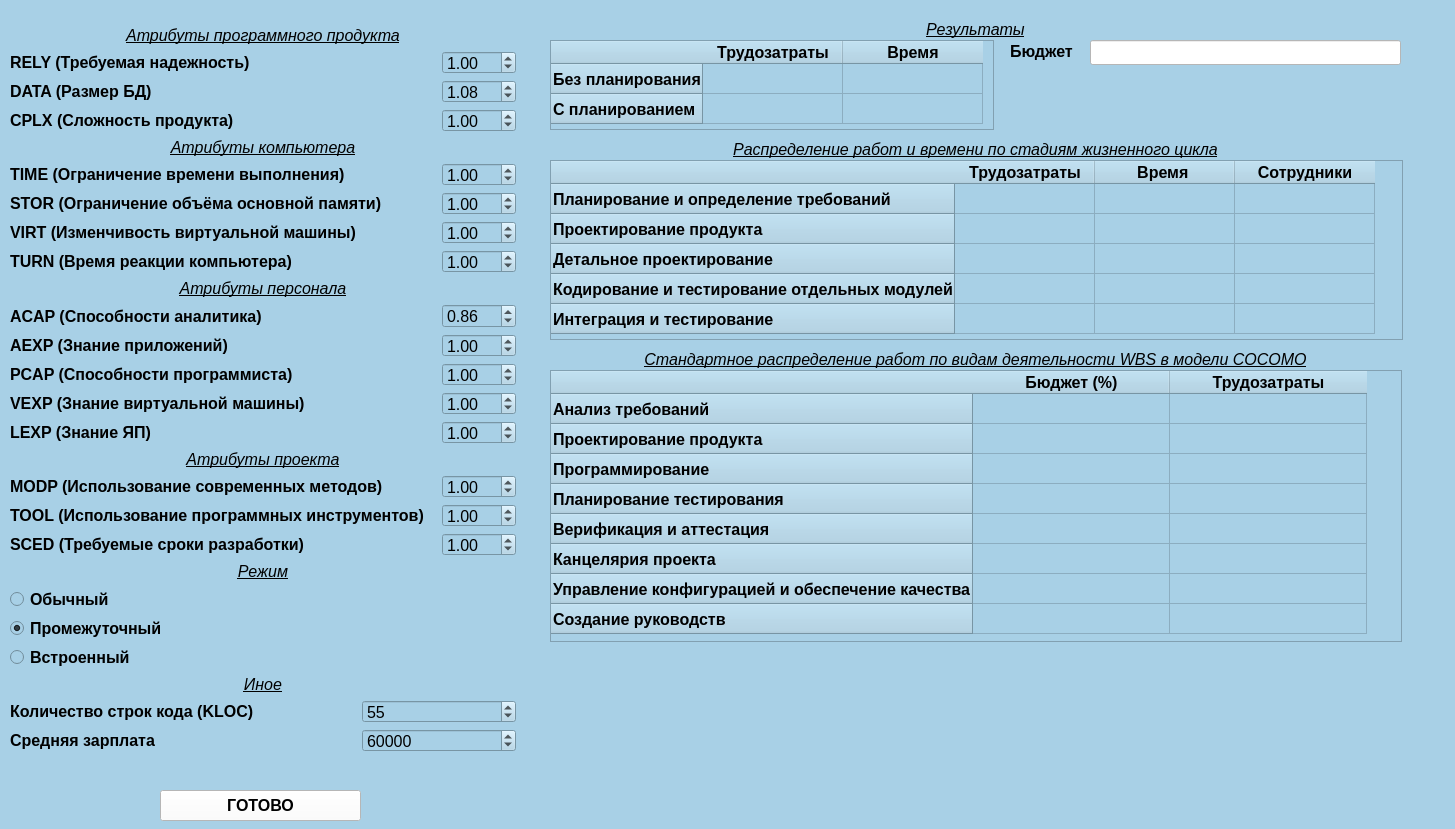
<?xml version="1.0" encoding="UTF-8"?>
<ui version="4.0">
 <class>Start</class>
 <widget class="QWidget" name="Start">
  <property name="enabled">
   <bool>true</bool>
  </property>
  <property name="geometry">
   <rect>
    <x>0</x>
    <y>0</y>
    <width>1455</width>
    <height>829</height>
   </rect>
  </property>
  <property name="font">
   <font>
    <pointsize>12</pointsize>
   </font>
  </property>
  <property name="windowTitle">
   <string>COCOMO</string>
  </property>
  <property name="autoFillBackground">
   <bool>false</bool>
  </property>
  <property name="styleSheet">
   <string notr="true">background-color: rgb(168, 208, 230);</string>
  </property>
  <widget class="QPushButton" name="run">
   <property name="geometry">
    <rect>
     <x>160</x>
     <y>790</y>
     <width>201</width>
     <height>31</height>
    </rect>
   </property>
   <property name="font">
    <font>
     <pointsize>12</pointsize>
     <weight>75</weight>
     <bold>true</bold>
    </font>
   </property>
   <property name="styleSheet">
    <string notr="true">background-color: rgb(255, 255, 255);</string>
   </property>
   <property name="text">
    <string>ГОТОВО</string>
   </property>
  </widget>
  <widget class="QWidget" name="layoutWidget">
   <property name="geometry">
    <rect>
     <x>10</x>
     <y>26</y>
     <width>506</width>
     <height>726</height>
    </rect>
   </property>
   <layout class="QGridLayout" name="gridLayout">
    <item row="2" column="0">
     <widget class="QLabel" name="label_2">
      <property name="font">
       <font>
        <pointsize>12</pointsize>
        <weight>75</weight>
        <bold>true</bold>
       </font>
      </property>
      <property name="text">
       <string>DATA (Размер БД)</string>
      </property>
     </widget>
    </item>
    <item row="11" column="2">
     <widget class="QDoubleSpinBox" name="aexp">
      <property name="font">
       <font>
        <pointsize>12</pointsize>
       </font>
      </property>
      <property name="singleStep">
       <double>0.200000000000000</double>
      </property>
      <property name="value">
       <double>1.000000000000000</double>
      </property>
     </widget>
    </item>
    <item row="17" column="2">
     <widget class="QDoubleSpinBox" name="tool">
      <property name="font">
       <font>
        <pointsize>12</pointsize>
       </font>
      </property>
      <property name="singleStep">
       <double>0.200000000000000</double>
      </property>
      <property name="value">
       <double>1.000000000000000</double>
      </property>
     </widget>
    </item>
    <item row="10" column="0">
     <widget class="QLabel" name="label_8">
      <property name="font">
       <font>
        <pointsize>12</pointsize>
        <weight>75</weight>
        <bold>true</bold>
       </font>
      </property>
      <property name="text">
       <string>ACAP (Способности аналитика)</string>
      </property>
     </widget>
    </item>
    <item row="11" column="0">
     <widget class="QLabel" name="label_9">
      <property name="font">
       <font>
        <pointsize>12</pointsize>
        <weight>75</weight>
        <bold>true</bold>
       </font>
      </property>
      <property name="text">
       <string>AEXP (Знание приложений)</string>
      </property>
     </widget>
    </item>
    <item row="24" column="1" colspan="2">
     <widget class="QSpinBox" name="code">
      <property name="font">
       <font>
        <pointsize>12</pointsize>
       </font>
      </property>
      <property name="value">
       <number>55</number>
      </property>
     </widget>
    </item>
    <item row="24" column="0">
     <widget class="QLabel" name="label_22">
      <property name="font">
       <font>
        <pointsize>12</pointsize>
        <weight>75</weight>
        <bold>true</bold>
       </font>
      </property>
      <property name="text">
       <string>Количество строк кода (KLOC)</string>
      </property>
     </widget>
    </item>
    <item row="9" column="0" colspan="3">
     <widget class="QLabel" name="label_18">
      <property name="font">
       <font>
        <pointsize>12</pointsize>
        <weight>50</weight>
        <italic>true</italic>
        <bold>false</bold>
        <underline>true</underline>
       </font>
      </property>
      <property name="text">
       <string>Атрибуты персонала</string>
      </property>
      <property name="alignment">
       <set>Qt::AlignCenter</set>
      </property>
     </widget>
    </item>
    <item row="12" column="0">
     <widget class="QLabel" name="label_10">
      <property name="font">
       <font>
        <pointsize>12</pointsize>
        <weight>75</weight>
        <bold>true</bold>
       </font>
      </property>
      <property name="text">
       <string>PCAP (Способности программиста)</string>
      </property>
     </widget>
    </item>
    <item row="21" column="0">
     <widget class="QRadioButton" name="radio_inter">
      <property name="enabled">
       <bool>true</bool>
      </property>
      <property name="font">
       <font>
        <pointsize>12</pointsize>
        <weight>75</weight>
        <bold>true</bold>
       </font>
      </property>
      <property name="text">
       <string>Промежуточный</string>
      </property>
      <property name="checked">
       <bool>true</bool>
      </property>
     </widget>
    </item>
    <item row="16" column="0" colspan="2">
     <widget class="QLabel" name="label_14">
      <property name="font">
       <font>
        <pointsize>12</pointsize>
        <weight>75</weight>
        <bold>true</bold>
       </font>
      </property>
      <property name="text">
       <string>MODP (Использование современных методов)</string>
      </property>
     </widget>
    </item>
    <item row="13" column="2">
     <widget class="QDoubleSpinBox" name="vexp">
      <property name="font">
       <font>
        <pointsize>12</pointsize>
       </font>
      </property>
      <property name="singleStep">
       <double>0.200000000000000</double>
      </property>
      <property name="value">
       <double>1.000000000000000</double>
      </property>
     </widget>
    </item>
    <item row="14" column="2">
     <widget class="QDoubleSpinBox" name="lexp">
      <property name="font">
       <font>
        <pointsize>12</pointsize>
       </font>
      </property>
      <property name="singleStep">
       <double>0.200000000000000</double>
      </property>
      <property name="value">
       <double>1.000000000000000</double>
      </property>
     </widget>
    </item>
    <item row="0" column="0" colspan="3">
     <widget class="QLabel" name="label_15">
      <property name="font">
       <font>
        <pointsize>12</pointsize>
        <weight>50</weight>
        <italic>true</italic>
        <bold>false</bold>
        <underline>true</underline>
       </font>
      </property>
      <property name="text">
       <string>Атрибуты программного продукта</string>
      </property>
      <property name="alignment">
       <set>Qt::AlignCenter</set>
      </property>
     </widget>
    </item>
    <item row="2" column="2">
     <widget class="QDoubleSpinBox" name="data">
      <property name="font">
       <font>
        <pointsize>12</pointsize>
       </font>
      </property>
      <property name="singleStep">
       <double>0.200000000000000</double>
      </property>
      <property name="value">
       <double>1.080000000000000</double>
      </property>
     </widget>
    </item>
    <item row="14" column="0">
     <widget class="QLabel" name="label_16">
      <property name="font">
       <font>
        <pointsize>12</pointsize>
        <weight>75</weight>
        <bold>true</bold>
       </font>
      </property>
      <property name="text">
       <string>LEXP (Знание ЯП)</string>
      </property>
     </widget>
    </item>
    <item row="4" column="0" colspan="3">
     <widget class="QLabel" name="label_17">
      <property name="font">
       <font>
        <pointsize>12</pointsize>
        <weight>50</weight>
        <italic>true</italic>
        <bold>false</bold>
        <underline>true</underline>
       </font>
      </property>
      <property name="text">
       <string>Атрибуты компьютера</string>
      </property>
      <property name="alignment">
       <set>Qt::AlignCenter</set>
      </property>
     </widget>
    </item>
    <item row="3" column="2">
     <widget class="QDoubleSpinBox" name="cplx">
      <property name="font">
       <font>
        <pointsize>12</pointsize>
       </font>
      </property>
      <property name="singleStep">
       <double>0.200000000000000</double>
      </property>
      <property name="value">
       <double>1.000000000000000</double>
      </property>
     </widget>
    </item>
    <item row="15" column="0" colspan="3">
     <widget class="QLabel" name="label_19">
      <property name="font">
       <font>
        <pointsize>12</pointsize>
        <weight>50</weight>
        <italic>true</italic>
        <bold>false</bold>
        <underline>true</underline>
       </font>
      </property>
      <property name="text">
       <string>Атрибуты проекта</string>
      </property>
      <property name="alignment">
       <set>Qt::AlignCenter</set>
      </property>
     </widget>
    </item>
    <item row="13" column="0">
     <widget class="QLabel" name="label_12">
      <property name="font">
       <font>
        <pointsize>12</pointsize>
        <weight>75</weight>
        <bold>true</bold>
       </font>
      </property>
      <property name="text">
       <string>VEXP (Знание виртуальной машины)</string>
      </property>
     </widget>
    </item>
    <item row="5" column="2">
     <widget class="QDoubleSpinBox" name="time">
      <property name="font">
       <font>
        <pointsize>12</pointsize>
       </font>
      </property>
      <property name="singleStep">
       <double>0.200000000000000</double>
      </property>
      <property name="value">
       <double>1.000000000000000</double>
      </property>
     </widget>
    </item>
    <item row="23" column="0" colspan="3">
     <widget class="QLabel" name="label_21">
      <property name="font">
       <font>
        <pointsize>12</pointsize>
        <weight>50</weight>
        <italic>true</italic>
        <bold>false</bold>
        <underline>true</underline>
       </font>
      </property>
      <property name="text">
       <string>Иное</string>
      </property>
      <property name="alignment">
       <set>Qt::AlignCenter</set>
      </property>
     </widget>
    </item>
    <item row="5" column="0">
     <widget class="QLabel" name="label_4">
      <property name="font">
       <font>
        <pointsize>12</pointsize>
        <weight>75</weight>
        <bold>true</bold>
       </font>
      </property>
      <property name="text">
       <string>TIME (Ограничение времени выполнения)</string>
      </property>
     </widget>
    </item>
    <item row="12" column="2">
     <widget class="QDoubleSpinBox" name="pcap">
      <property name="font">
       <font>
        <pointsize>12</pointsize>
       </font>
      </property>
      <property name="singleStep">
       <double>0.200000000000000</double>
      </property>
      <property name="value">
       <double>1.000000000000000</double>
      </property>
     </widget>
    </item>
    <item row="19" column="0" colspan="3">
     <widget class="QLabel" name="label_20">
      <property name="font">
       <font>
        <pointsize>12</pointsize>
        <weight>50</weight>
        <italic>true</italic>
        <bold>false</bold>
        <underline>true</underline>
       </font>
      </property>
      <property name="text">
       <string>Режим</string>
      </property>
      <property name="alignment">
       <set>Qt::AlignCenter</set>
      </property>
     </widget>
    </item>
    <item row="1" column="0">
     <widget class="QLabel" name="label">
      <property name="font">
       <font>
        <pointsize>12</pointsize>
        <weight>75</weight>
        <bold>true</bold>
       </font>
      </property>
      <property name="text">
       <string>RELY (Требуемая надежность)</string>
      </property>
     </widget>
    </item>
    <item row="10" column="2">
     <widget class="QDoubleSpinBox" name="acap">
      <property name="font">
       <font>
        <pointsize>12</pointsize>
       </font>
      </property>
      <property name="singleStep">
       <double>0.200000000000000</double>
      </property>
      <property name="value">
       <double>0.860000000000000</double>
      </property>
     </widget>
    </item>
    <item row="1" column="2">
     <widget class="QDoubleSpinBox" name="rely">
      <property name="font">
       <font>
        <pointsize>12</pointsize>
       </font>
      </property>
      <property name="singleStep">
       <double>0.200000000000000</double>
      </property>
      <property name="value">
       <double>1.000000000000000</double>
      </property>
     </widget>
    </item>
    <item row="16" column="2">
     <widget class="QDoubleSpinBox" name="modp">
      <property name="font">
       <font>
        <pointsize>12</pointsize>
       </font>
      </property>
      <property name="singleStep">
       <double>0.200000000000000</double>
      </property>
      <property name="value">
       <double>1.000000000000000</double>
      </property>
     </widget>
    </item>
    <item row="6" column="0" colspan="2">
     <widget class="QLabel" name="label_5">
      <property name="font">
       <font>
        <pointsize>12</pointsize>
        <weight>75</weight>
        <bold>true</bold>
       </font>
      </property>
      <property name="text">
       <string>STOR (Ограничение объёма основной памяти)</string>
      </property>
     </widget>
    </item>
    <item row="6" column="2">
     <widget class="QDoubleSpinBox" name="stor">
      <property name="font">
       <font>
        <pointsize>12</pointsize>
       </font>
      </property>
      <property name="singleStep">
       <double>0.200000000000000</double>
      </property>
      <property name="value">
       <double>1.000000000000000</double>
      </property>
     </widget>
    </item>
    <item row="8" column="0">
     <widget class="QLabel" name="label_7">
      <property name="font">
       <font>
        <pointsize>12</pointsize>
        <weight>75</weight>
        <bold>true</bold>
       </font>
      </property>
      <property name="text">
       <string>TURN (Время реакции компьютера)</string>
      </property>
     </widget>
    </item>
    <item row="17" column="0" colspan="2">
     <widget class="QLabel" name="label_11">
      <property name="font">
       <font>
        <pointsize>12</pointsize>
        <weight>75</weight>
        <bold>true</bold>
       </font>
      </property>
      <property name="text">
       <string>TOOL (Использование программных инструментов)</string>
      </property>
     </widget>
    </item>
    <item row="3" column="0">
     <widget class="QLabel" name="label_3">
      <property name="font">
       <font>
        <pointsize>12</pointsize>
        <weight>75</weight>
        <bold>true</bold>
       </font>
      </property>
      <property name="text">
       <string>CPLX (Сложность продукта)</string>
      </property>
     </widget>
    </item>
    <item row="22" column="0">
     <widget class="QRadioButton" name="radio_buildin">
      <property name="font">
       <font>
        <pointsize>12</pointsize>
        <weight>75</weight>
        <bold>true</bold>
       </font>
      </property>
      <property name="text">
       <string>Встроенный</string>
      </property>
     </widget>
    </item>
    <item row="7" column="2">
     <widget class="QDoubleSpinBox" name="virt">
      <property name="font">
       <font>
        <pointsize>12</pointsize>
       </font>
      </property>
      <property name="singleStep">
       <double>0.200000000000000</double>
      </property>
      <property name="value">
       <double>1.000000000000000</double>
      </property>
     </widget>
    </item>
    <item row="7" column="0">
     <widget class="QLabel" name="label_6">
      <property name="font">
       <font>
        <pointsize>12</pointsize>
        <weight>75</weight>
        <bold>true</bold>
       </font>
      </property>
      <property name="text">
       <string>VIRT (Изменчивость виртуальной машины)</string>
      </property>
     </widget>
    </item>
    <item row="20" column="0">
     <widget class="QRadioButton" name="radio_usual">
      <property name="font">
       <font>
        <pointsize>12</pointsize>
        <weight>75</weight>
        <bold>true</bold>
       </font>
      </property>
      <property name="text">
       <string>Обычный</string>
      </property>
     </widget>
    </item>
    <item row="18" column="2">
     <widget class="QDoubleSpinBox" name="sced">
      <property name="font">
       <font>
        <pointsize>12</pointsize>
       </font>
      </property>
      <property name="singleStep">
       <double>0.200000000000000</double>
      </property>
      <property name="value">
       <double>1.000000000000000</double>
      </property>
     </widget>
    </item>
    <item row="18" column="0">
     <widget class="QLabel" name="label_13">
      <property name="font">
       <font>
        <pointsize>12</pointsize>
        <weight>75</weight>
        <bold>true</bold>
       </font>
      </property>
      <property name="text">
       <string>SCED (Требуемые сроки разработки)</string>
      </property>
     </widget>
    </item>
    <item row="8" column="2">
     <widget class="QDoubleSpinBox" name="turn">
      <property name="font">
       <font>
        <pointsize>12</pointsize>
       </font>
      </property>
      <property name="singleStep">
       <double>0.200000000000000</double>
      </property>
      <property name="value">
       <double>1.000000000000000</double>
      </property>
     </widget>
    </item>
    <item row="25" column="0">
     <widget class="QLabel" name="label_26">
      <property name="font">
       <font>
        <pointsize>12</pointsize>
        <weight>75</weight>
        <bold>true</bold>
       </font>
      </property>
      <property name="text">
       <string>Средняя зарплата</string>
      </property>
     </widget>
    </item>
    <item row="25" column="1" colspan="2">
     <widget class="QSpinBox" name="salary">
      <property name="font">
       <font>
        <pointsize>12</pointsize>
       </font>
      </property>
      <property name="maximum">
       <number>1000000</number>
      </property>
      <property name="singleStep">
       <number>1000</number>
      </property>
      <property name="value">
       <number>60000</number>
      </property>
     </widget>
    </item>
   </layout>
  </widget>
  <widget class="QTableWidget" name="tableWorkTime">
   <property name="geometry">
    <rect>
     <x>550</x>
     <y>40</y>
     <width>444</width>
     <height>90</height>
    </rect>
   </property>
   <property name="font">
    <font>
     <pointsize>12</pointsize>
    </font>
   </property>
   <attribute name="horizontalHeaderDefaultSectionSize">
    <number>140</number>
   </attribute>
   <attribute name="verticalHeaderMinimumSectionSize">
    <number>23</number>
   </attribute>
   <attribute name="verticalHeaderDefaultSectionSize">
    <number>30</number>
   </attribute>
   <row>
    <property name="text">
     <string>Без планирования</string>
    </property>
    <property name="font">
     <font>
      <pointsize>12</pointsize>
      <weight>75</weight>
      <bold>true</bold>
     </font>
    </property>
   </row>
   <row>
    <property name="text">
     <string>С планированием</string>
    </property>
    <property name="font">
     <font>
      <pointsize>12</pointsize>
      <weight>75</weight>
      <bold>true</bold>
     </font>
    </property>
   </row>
   <column>
    <property name="text">
     <string>Трудозатраты</string>
    </property>
    <property name="font">
     <font>
      <pointsize>12</pointsize>
      <weight>75</weight>
      <bold>true</bold>
     </font>
    </property>
   </column>
   <column>
    <property name="text">
     <string>Время</string>
    </property>
    <property name="font">
     <font>
      <pointsize>12</pointsize>
      <weight>75</weight>
      <bold>true</bold>
     </font>
    </property>
   </column>
  </widget>
  <widget class="QLabel" name="label_23">
   <property name="geometry">
    <rect>
     <x>550</x>
     <y>20</y>
     <width>851</width>
     <height>19</height>
    </rect>
   </property>
   <property name="font">
    <font>
     <pointsize>12</pointsize>
     <weight>50</weight>
     <italic>true</italic>
     <bold>false</bold>
     <underline>true</underline>
    </font>
   </property>
   <property name="text">
    <string>Результаты</string>
   </property>
   <property name="alignment">
    <set>Qt::AlignCenter</set>
   </property>
  </widget>
  <widget class="QLabel" name="label_24">
   <property name="geometry">
    <rect>
     <x>550</x>
     <y>140</y>
     <width>851</width>
     <height>19</height>
    </rect>
   </property>
   <property name="font">
    <font>
     <pointsize>12</pointsize>
     <weight>50</weight>
     <italic>true</italic>
     <bold>false</bold>
     <underline>true</underline>
    </font>
   </property>
   <property name="text">
    <string>Распределение работ и времени по стадиям жизненного цикла</string>
   </property>
   <property name="alignment">
    <set>Qt::AlignCenter</set>
   </property>
  </widget>
  <widget class="QTableWidget" name="tableLife">
   <property name="geometry">
    <rect>
     <x>550</x>
     <y>160</y>
     <width>853</width>
     <height>180</height>
    </rect>
   </property>
   <property name="font">
    <font>
     <pointsize>12</pointsize>
    </font>
   </property>
   <attribute name="horizontalHeaderDefaultSectionSize">
    <number>140</number>
   </attribute>
   <attribute name="verticalHeaderMinimumSectionSize">
    <number>23</number>
   </attribute>
   <attribute name="verticalHeaderDefaultSectionSize">
    <number>30</number>
   </attribute>
   <row>
    <property name="text">
     <string>Планирование и определение требований</string>
    </property>
    <property name="font">
     <font>
      <pointsize>12</pointsize>
      <weight>75</weight>
      <bold>true</bold>
     </font>
    </property>
   </row>
   <row>
    <property name="text">
     <string>Проектирование продукта</string>
    </property>
    <property name="font">
     <font>
      <pointsize>12</pointsize>
      <weight>75</weight>
      <bold>true</bold>
     </font>
    </property>
   </row>
   <row>
    <property name="text">
     <string>Детальное проектирование</string>
    </property>
    <property name="font">
     <font>
      <pointsize>12</pointsize>
      <weight>75</weight>
      <bold>true</bold>
     </font>
    </property>
   </row>
   <row>
    <property name="text">
     <string>Кодирование и тестирование отдельных модулей</string>
    </property>
    <property name="font">
     <font>
      <pointsize>12</pointsize>
      <weight>75</weight>
      <bold>true</bold>
     </font>
    </property>
   </row>
   <row>
    <property name="text">
     <string>Интеграция и тестирование</string>
    </property>
    <property name="font">
     <font>
      <pointsize>12</pointsize>
      <weight>75</weight>
      <bold>true</bold>
     </font>
    </property>
   </row>
   <column>
    <property name="text">
     <string>Трудозатраты</string>
    </property>
    <property name="font">
     <font>
      <pointsize>12</pointsize>
      <weight>75</weight>
      <bold>true</bold>
     </font>
    </property>
   </column>
   <column>
    <property name="text">
     <string>Время </string>
    </property>
    <property name="font">
     <font>
      <pointsize>12</pointsize>
      <weight>75</weight>
      <bold>true</bold>
     </font>
    </property>
   </column>
   <column>
    <property name="text">
     <string>Сотрудники</string>
    </property>
    <property name="font">
     <font>
      <pointsize>12</pointsize>
      <weight>75</weight>
      <bold>true</bold>
     </font>
    </property>
   </column>
  </widget>
  <widget class="QLabel" name="label_25">
   <property name="geometry">
    <rect>
     <x>550</x>
     <y>350</y>
     <width>851</width>
     <height>19</height>
    </rect>
   </property>
   <property name="font">
    <font>
     <pointsize>12</pointsize>
     <weight>50</weight>
     <italic>true</italic>
     <bold>false</bold>
     <underline>true</underline>
    </font>
   </property>
   <property name="text">
    <string>Стандартное распределение работ по видам деятельности WBS в модели COCOMO</string>
   </property>
   <property name="alignment">
    <set>Qt::AlignCenter</set>
   </property>
  </widget>
  <widget class="QTableWidget" name="tableCOCOMO">
   <property name="geometry">
    <rect>
     <x>550</x>
     <y>370</y>
     <width>852</width>
     <height>272</height>
    </rect>
   </property>
   <property name="font">
    <font>
     <pointsize>12</pointsize>
    </font>
   </property>
   <attribute name="horizontalHeaderDefaultSectionSize">
    <number>197</number>
   </attribute>
   <attribute name="verticalHeaderMinimumSectionSize">
    <number>23</number>
   </attribute>
   <attribute name="verticalHeaderDefaultSectionSize">
    <number>30</number>
   </attribute>
   <row>
    <property name="text">
     <string>Анализ требований</string>
    </property>
    <property name="font">
     <font>
      <pointsize>12</pointsize>
      <weight>75</weight>
      <bold>true</bold>
     </font>
    </property>
   </row>
   <row>
    <property name="text">
     <string>Проектирование продукта</string>
    </property>
    <property name="font">
     <font>
      <pointsize>12</pointsize>
      <weight>75</weight>
      <bold>true</bold>
     </font>
    </property>
   </row>
   <row>
    <property name="text">
     <string>Программирование</string>
    </property>
    <property name="font">
     <font>
      <pointsize>12</pointsize>
      <weight>75</weight>
      <bold>true</bold>
     </font>
    </property>
   </row>
   <row>
    <property name="text">
     <string>Планирование тестирования</string>
    </property>
    <property name="font">
     <font>
      <pointsize>12</pointsize>
      <weight>75</weight>
      <bold>true</bold>
     </font>
    </property>
   </row>
   <row>
    <property name="text">
     <string>Верификация и аттестация</string>
    </property>
    <property name="font">
     <font>
      <pointsize>12</pointsize>
      <weight>75</weight>
      <bold>true</bold>
     </font>
    </property>
   </row>
   <row>
    <property name="text">
     <string>Канцелярия проекта</string>
    </property>
    <property name="font">
     <font>
      <pointsize>12</pointsize>
      <weight>75</weight>
      <bold>true</bold>
     </font>
    </property>
   </row>
   <row>
    <property name="text">
     <string>Управление конфигурацией и обеспечение качества</string>
    </property>
    <property name="font">
     <font>
      <pointsize>12</pointsize>
      <weight>75</weight>
      <bold>true</bold>
     </font>
    </property>
   </row>
   <row>
    <property name="text">
     <string>Создание руководств</string>
    </property>
    <property name="font">
     <font>
      <pointsize>12</pointsize>
      <weight>75</weight>
      <bold>true</bold>
     </font>
    </property>
   </row>
   <column>
    <property name="text">
     <string>Бюджет (%)</string>
    </property>
    <property name="font">
     <font>
      <pointsize>12</pointsize>
      <weight>75</weight>
      <bold>true</bold>
     </font>
    </property>
   </column>
   <column>
    <property name="text">
     <string>Трудозатраты</string>
    </property>
    <property name="font">
     <font>
      <pointsize>12</pointsize>
      <weight>75</weight>
      <bold>true</bold>
     </font>
    </property>
   </column>
  </widget>
  <widget class="QLabel" name="label_27">
   <property name="geometry">
    <rect>
     <x>1010</x>
     <y>40</y>
     <width>81</width>
     <height>23</height>
    </rect>
   </property>
   <property name="font">
    <font>
     <pointsize>12</pointsize>
     <weight>75</weight>
     <bold>true</bold>
    </font>
   </property>
   <property name="text">
    <string>Бюджет</string>
   </property>
  </widget>
  <widget class="QLineEdit" name="budget">
   <property name="geometry">
    <rect>
     <x>1090</x>
     <y>40</y>
     <width>311</width>
     <height>25</height>
    </rect>
   </property>
   <property name="font">
    <font>
     <pointsize>12</pointsize>
    </font>
   </property>
   <property name="styleSheet">
    <string notr="true">background-color: rgb(255, 255, 255);</string>
   </property>
  </widget>
 </widget>
 <resources/>
 <connections/>
</ui>
